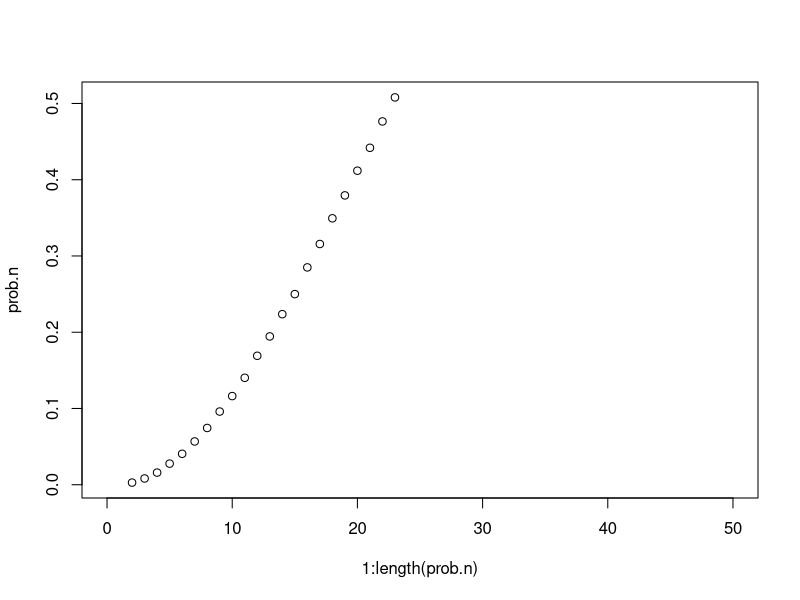

Generate this figure with R:
# Unit 04 - demo script
# Carl Gladish
# Sept 30, 2021 (Updated July 25, 2022)


## Two Aces, using probability laws ##
1 - choose(48, 5)/choose(52, 5)

## Two Aces example, using simulation ##
deck.cards <- c(rep("A",4), rep("B",48))
n.hands <- 10^5
n.success <- 0

#Simulate selecting 5 cards over and over using a for loop
for (i in 1:n.hands){
  #draw 5 cards, no replacement
  hand <- sample(deck.cards, 5, replace=FALSE)
  
  #if at least 1 Ace, success
  if(sum(hand=="A")>=1){
    n.success <- n.success+1  
  }
}

#P(at least one ace)
n.success/n.hands



## Birthday problem ##

#number of simulations to run for each n.people
n.sims <- 10^5

#The largest possible n to consider is 365 people, but we can safely stop at 100
n.max.people <- 100

#n.people is the number of people in the room
n.people <- 2

#record the probability for each value of n.people
prob.n <- c()

while(n.people <= n.max.people){
  #checking rooms with n.people number of people
  
  #count how many simulations have two people with the same birthday
  n.successful.sims <- 0
  
  for (i.simulation in 1:n.sims){
    
    #simulate a random room with n.people
    people <- sample(1:365, n.people, replace=TRUE)
    
    #check for non-unique birthdays in the sample
    success <- length(unique(people)) < n.people
    
    if(success) {
      n.successful.sims <- n.successful.sims + 1
    }
  }
  prob.n[n.people] <- n.successful.sims / n.sims
  
  if (n.successful.sims/n.sims > 0.5) {
    print(paste("P(repeated birthdays) = ",
                n.successful.sims/n.sims,
                " > 0.5 for n.people = ", n.people,".",sep=""))
    break
  }else{
    print(paste("P(repeated birthdays) = ",
                n.successful.sims/n.sims,
                " < 0.5 for n.people = ", n.people,".",sep=""))
  }
  n.people <- n.people + 1
}

plot(1:length(prob.n),prob.n,xlim=c(0, 50))


### Birthday Problem Using probability Laws ###

#P(repeated birthdays) = 1 - P(all unique birthdays)

n.max.people <- 365
n.people <- 2

while(n.people <= 365){
  #Calculate probability of all unique birthdays
  #P(all unique)
  p <- 365/365
  
  #multiply out the conditional probabilities
  # (365/365)*(364/365)*...*(365-n.people+1)/365
  for(i in 1:(n.people-1)){
    p <- p*(365-i)/365
  }
  
  #P(repeated)
  print(paste("P(repeated) = ", 1 - p, " for n = ",n.people))
  
  if(1 - p > 0.5){ 
    break #found the minimum n.people
  }
  #increment by 1
  n.people <- n.people + 1
}


